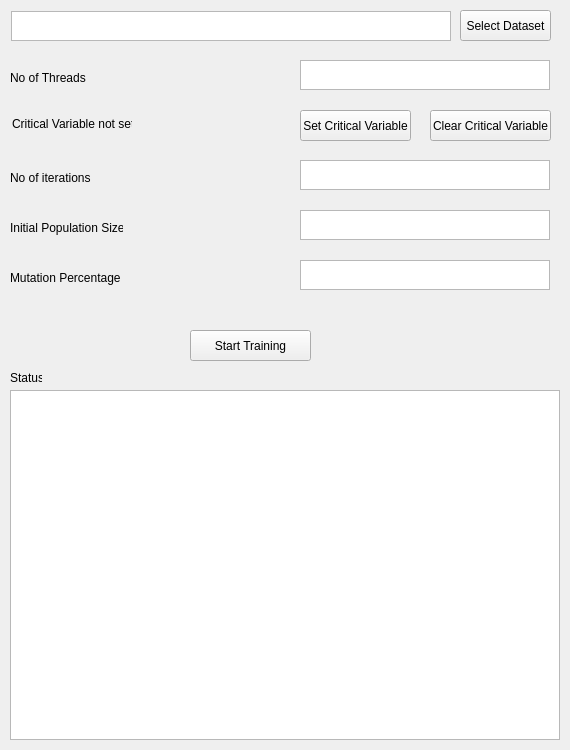
<?xml version="1.0" encoding="UTF-8"?>
<ui version="4.0">
 <class>train_and_test_network</class>
 <widget class="QWidget" name="train_and_test_network">
  <property name="geometry">
   <rect>
    <x>0</x>
    <y>0</y>
    <width>570</width>
    <height>750</height>
   </rect>
  </property>
  <property name="minimumSize">
   <size>
    <width>570</width>
    <height>750</height>
   </size>
  </property>
  <property name="maximumSize">
   <size>
    <width>570</width>
    <height>780</height>
   </size>
  </property>
  <property name="windowTitle">
   <string>Form</string>
  </property>
  <widget class="QPushButton" name="pushButton">
   <property name="geometry">
    <rect>
     <x>460</x>
     <y>10</y>
     <width>91</width>
     <height>31</height>
    </rect>
   </property>
   <property name="text">
    <string>Select Dataset</string>
   </property>
  </widget>
  <widget class="QTextEdit" name="textEdit">
   <property name="geometry">
    <rect>
     <x>11</x>
     <y>11</y>
     <width>440</width>
     <height>30</height>
    </rect>
   </property>
   <property name="minimumSize">
    <size>
     <width>440</width>
     <height>30</height>
    </size>
   </property>
   <property name="maximumSize">
    <size>
     <width>440</width>
     <height>30</height>
    </size>
   </property>
  </widget>
  <widget class="QLabel" name="label">
   <property name="geometry">
    <rect>
     <x>10</x>
     <y>70</y>
     <width>200</width>
     <height>16</height>
    </rect>
   </property>
   <property name="sizePolicy">
    <sizepolicy hsizetype="Minimum" vsizetype="Fixed">
     <horstretch>90</horstretch>
     <verstretch>0</verstretch>
    </sizepolicy>
   </property>
   <property name="minimumSize">
    <size>
     <width>200</width>
     <height>0</height>
    </size>
   </property>
   <property name="text">
    <string>No of Threads</string>
   </property>
  </widget>
  <widget class="QTextEdit" name="textEdit_2">
   <property name="geometry">
    <rect>
     <x>300</x>
     <y>60</y>
     <width>250</width>
     <height>30</height>
    </rect>
   </property>
   <property name="minimumSize">
    <size>
     <width>250</width>
     <height>30</height>
    </size>
   </property>
   <property name="maximumSize">
    <size>
     <width>200</width>
     <height>30</height>
    </size>
   </property>
  </widget>
  <widget class="QPushButton" name="pushButton_2">
   <property name="geometry">
    <rect>
     <x>300</x>
     <y>110</y>
     <width>111</width>
     <height>31</height>
    </rect>
   </property>
   <property name="text">
    <string>Set Critical Variable</string>
   </property>
  </widget>
  <widget class="QLabel" name="label_11">
   <property name="geometry">
    <rect>
     <x>12</x>
     <y>116</y>
     <width>120</width>
     <height>16</height>
    </rect>
   </property>
   <property name="text">
    <string>Critical Variable not set</string>
   </property>
  </widget>
  <widget class="QTextEdit" name="textEdit_4">
   <property name="geometry">
    <rect>
     <x>300</x>
     <y>160</y>
     <width>250</width>
     <height>30</height>
    </rect>
   </property>
   <property name="minimumSize">
    <size>
     <width>250</width>
     <height>30</height>
    </size>
   </property>
   <property name="maximumSize">
    <size>
     <width>200</width>
     <height>30</height>
    </size>
   </property>
  </widget>
  <widget class="QLabel" name="label_2">
   <property name="geometry">
    <rect>
     <x>10</x>
     <y>170</y>
     <width>82</width>
     <height>16</height>
    </rect>
   </property>
   <property name="text">
    <string>No of iterations</string>
   </property>
  </widget>
  <widget class="QLabel" name="label_3">
   <property name="geometry">
    <rect>
     <x>10</x>
     <y>370</y>
     <width>32</width>
     <height>16</height>
    </rect>
   </property>
   <property name="text">
    <string>Status</string>
   </property>
  </widget>
  <widget class="QLabel" name="label_4">
   <property name="geometry">
    <rect>
     <x>10</x>
     <y>220</y>
     <width>113</width>
     <height>16</height>
    </rect>
   </property>
   <property name="text">
    <string>Initial Population Size</string>
   </property>
  </widget>
  <widget class="QLabel" name="label_5">
   <property name="geometry">
    <rect>
     <x>10</x>
     <y>270</y>
     <width>111</width>
     <height>16</height>
    </rect>
   </property>
   <property name="sizePolicy">
    <sizepolicy hsizetype="Fixed" vsizetype="Fixed">
     <horstretch>0</horstretch>
     <verstretch>0</verstretch>
    </sizepolicy>
   </property>
   <property name="text">
    <string>Mutation Percentage</string>
   </property>
  </widget>
  <widget class="QTextEdit" name="textEdit_5">
   <property name="geometry">
    <rect>
     <x>300</x>
     <y>210</y>
     <width>250</width>
     <height>30</height>
    </rect>
   </property>
   <property name="minimumSize">
    <size>
     <width>250</width>
     <height>30</height>
    </size>
   </property>
   <property name="maximumSize">
    <size>
     <width>200</width>
     <height>30</height>
    </size>
   </property>
  </widget>
  <widget class="QTextEdit" name="textEdit_6">
   <property name="geometry">
    <rect>
     <x>300</x>
     <y>260</y>
     <width>250</width>
     <height>30</height>
    </rect>
   </property>
   <property name="minimumSize">
    <size>
     <width>250</width>
     <height>30</height>
    </size>
   </property>
   <property name="maximumSize">
    <size>
     <width>200</width>
     <height>30</height>
    </size>
   </property>
   <property name="lineWrapMode">
    <enum>QTextEdit::NoWrap</enum>
   </property>
  </widget>
  <widget class="QTextEdit" name="textEdit_3">
   <property name="geometry">
    <rect>
     <x>10</x>
     <y>390</y>
     <width>550</width>
     <height>350</height>
    </rect>
   </property>
   <property name="minimumSize">
    <size>
     <width>550</width>
     <height>350</height>
    </size>
   </property>
   <property name="maximumSize">
    <size>
     <width>550</width>
     <height>200</height>
    </size>
   </property>
  </widget>
  <widget class="QPushButton" name="pushButton_4">
   <property name="geometry">
    <rect>
     <x>190</x>
     <y>330</y>
     <width>121</width>
     <height>31</height>
    </rect>
   </property>
   <property name="text">
    <string>Start Training</string>
   </property>
  </widget>
  <widget class="QPushButton" name="pushButton_3">
   <property name="geometry">
    <rect>
     <x>430</x>
     <y>110</y>
     <width>121</width>
     <height>31</height>
    </rect>
   </property>
   <property name="text">
    <string>Clear Critical Variable</string>
   </property>
  </widget>
 </widget>
 <resources/>
 <connections/>
</ui>
